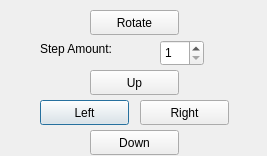
<?xml version="1.0" encoding="UTF-8"?>
<ui version="4.0">
 <class>Controls3D</class>
 <widget class="QDialog" name="Controls3D">
  <property name="geometry">
   <rect>
    <x>0</x>
    <y>0</y>
    <width>267</width>
    <height>156</height>
   </rect>
  </property>
  <property name="sizePolicy">
   <sizepolicy hsizetype="Fixed" vsizetype="Fixed">
    <horstretch>0</horstretch>
    <verstretch>0</verstretch>
   </sizepolicy>
  </property>
  <property name="windowTitle">
   <string>Dialog</string>
  </property>
  <widget class="QPushButton" name="left">
   <property name="geometry">
    <rect>
     <x>40</x>
     <y>100</y>
     <width>89</width>
     <height>25</height>
    </rect>
   </property>
   <property name="text">
    <string>Left</string>
   </property>
  </widget>
  <widget class="QPushButton" name="right">
   <property name="geometry">
    <rect>
     <x>140</x>
     <y>100</y>
     <width>89</width>
     <height>25</height>
    </rect>
   </property>
   <property name="text">
    <string>Right</string>
   </property>
  </widget>
  <widget class="QPushButton" name="up">
   <property name="geometry">
    <rect>
     <x>90</x>
     <y>70</y>
     <width>89</width>
     <height>25</height>
    </rect>
   </property>
   <property name="text">
    <string>Up</string>
   </property>
  </widget>
  <widget class="QPushButton" name="down">
   <property name="geometry">
    <rect>
     <x>90</x>
     <y>130</y>
     <width>89</width>
     <height>25</height>
    </rect>
   </property>
   <property name="text">
    <string>Down</string>
   </property>
  </widget>
  <widget class="QPushButton" name="rotate">
   <property name="geometry">
    <rect>
     <x>90</x>
     <y>10</y>
     <width>89</width>
     <height>25</height>
    </rect>
   </property>
   <property name="text">
    <string>Rotate</string>
   </property>
  </widget>
  <widget class="QLabel" name="label">
   <property name="geometry">
    <rect>
     <x>40</x>
     <y>40</y>
     <width>101</width>
     <height>17</height>
    </rect>
   </property>
   <property name="text">
    <string>Step Amount:</string>
   </property>
  </widget>
  <widget class="QSpinBox" name="step">
   <property name="geometry">
    <rect>
     <x>160</x>
     <y>40</y>
     <width>44</width>
     <height>26</height>
    </rect>
   </property>
   <property name="minimum">
    <number>1</number>
   </property>
  </widget>
 </widget>
 <resources/>
 <connections/>
</ui>
